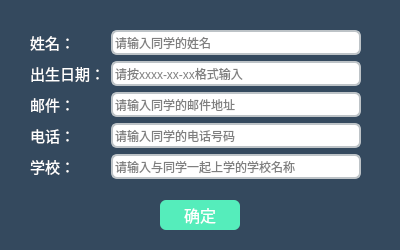
<?xml version="1.0" encoding="UTF-8"?>
<ui version="4.0">
 <class>classmateif</class>
 <widget class="QWidget" name="classmateif">
  <property name="geometry">
   <rect>
    <x>0</x>
    <y>0</y>
    <width>400</width>
    <height>250</height>
   </rect>
  </property>
  <property name="minimumSize">
   <size>
    <width>400</width>
    <height>250</height>
   </size>
  </property>
  <property name="maximumSize">
   <size>
    <width>400</width>
    <height>250</height>
   </size>
  </property>
  <property name="windowTitle">
   <string>同学</string>
  </property>
  <property name="styleSheet">
   <string notr="true">QWidget#classmateif{background-color: #34495e;}</string>
  </property>
  <widget class="QWidget" name="widget" native="true">
   <property name="geometry">
    <rect>
     <x>30</x>
     <y>30</y>
     <width>351</width>
     <height>153</height>
    </rect>
   </property>
   <property name="styleSheet">
    <string notr="true">QPushButton{border-radius:6;color:white;background-color:rgb(85, 237, 187);}
QPushButton:pressed{border-radius:6;color:white;background-color:rgb(191, 240, 224);}
QLineEdit{border:2px solid #bdc3c7;border-radius: 6;}
QWidget#widget{background-color: #34495e;}
QLabel{color:white;}</string>
   </property>
   <layout class="QFormLayout" name="formLayout">
    <item row="0" column="0">
     <widget class="QLabel" name="label">
      <property name="font">
       <font>
        <pointsize>11</pointsize>
       </font>
      </property>
      <property name="text">
       <string>姓名：</string>
      </property>
     </widget>
    </item>
    <item row="0" column="1">
     <widget class="QLineEdit" name="cmnamelineEdit">
      <property name="minimumSize">
       <size>
        <width>250</width>
        <height>25</height>
       </size>
      </property>
      <property name="maximumSize">
       <size>
        <width>250</width>
        <height>25</height>
       </size>
      </property>
      <property name="placeholderText">
       <string>请输入同学的姓名</string>
      </property>
     </widget>
    </item>
    <item row="1" column="0">
     <widget class="QLabel" name="label_2">
      <property name="font">
       <font>
        <pointsize>11</pointsize>
       </font>
      </property>
      <property name="text">
       <string>出生日期：</string>
      </property>
     </widget>
    </item>
    <item row="1" column="1">
     <widget class="QLineEdit" name="cmbirthlineEdit">
      <property name="minimumSize">
       <size>
        <width>250</width>
        <height>25</height>
       </size>
      </property>
      <property name="maximumSize">
       <size>
        <width>250</width>
        <height>25</height>
       </size>
      </property>
      <property name="placeholderText">
       <string>请按xxxx-xx-xx格式输入</string>
      </property>
     </widget>
    </item>
    <item row="2" column="0">
     <widget class="QLabel" name="label_3">
      <property name="font">
       <font>
        <pointsize>11</pointsize>
       </font>
      </property>
      <property name="text">
       <string>邮件：</string>
      </property>
     </widget>
    </item>
    <item row="2" column="1">
     <widget class="QLineEdit" name="cmemlineEdit">
      <property name="minimumSize">
       <size>
        <width>250</width>
        <height>25</height>
       </size>
      </property>
      <property name="maximumSize">
       <size>
        <width>250</width>
        <height>16777215</height>
       </size>
      </property>
      <property name="placeholderText">
       <string>请输入同学的邮件地址</string>
      </property>
     </widget>
    </item>
    <item row="3" column="0">
     <widget class="QLabel" name="label_4">
      <property name="font">
       <font>
        <pointsize>11</pointsize>
       </font>
      </property>
      <property name="text">
       <string>电话：</string>
      </property>
     </widget>
    </item>
    <item row="3" column="1">
     <widget class="QLineEdit" name="cmphlineEdit">
      <property name="minimumSize">
       <size>
        <width>250</width>
        <height>25</height>
       </size>
      </property>
      <property name="maximumSize">
       <size>
        <width>250</width>
        <height>25</height>
       </size>
      </property>
      <property name="placeholderText">
       <string>请输入同学的电话号码</string>
      </property>
     </widget>
    </item>
    <item row="4" column="0">
     <widget class="QLabel" name="label_5">
      <property name="font">
       <font>
        <pointsize>11</pointsize>
       </font>
      </property>
      <property name="text">
       <string>学校：</string>
      </property>
     </widget>
    </item>
    <item row="4" column="1">
     <widget class="QLineEdit" name="cmsclineEdit">
      <property name="minimumSize">
       <size>
        <width>250</width>
        <height>25</height>
       </size>
      </property>
      <property name="maximumSize">
       <size>
        <width>250</width>
        <height>25</height>
       </size>
      </property>
      <property name="placeholderText">
       <string>请输入与同学一起上学的学校名称</string>
      </property>
     </widget>
    </item>
   </layout>
  </widget>
  <widget class="QPushButton" name="pushButton">
   <property name="geometry">
    <rect>
     <x>160</x>
     <y>200</y>
     <width>80</width>
     <height>30</height>
    </rect>
   </property>
   <property name="minimumSize">
    <size>
     <width>80</width>
     <height>30</height>
    </size>
   </property>
   <property name="font">
    <font>
     <pointsize>12</pointsize>
    </font>
   </property>
   <property name="styleSheet">
    <string notr="true">QPushButton{border-radius:6;color:white;background-color:rgb(85, 237, 187);}
QPushButton:pressed{border-radius:6;color:white;background-color:rgb(191, 240, 224);}</string>
   </property>
   <property name="text">
    <string>确定</string>
   </property>
  </widget>
 </widget>
 <resources/>
 <connections/>
</ui>
